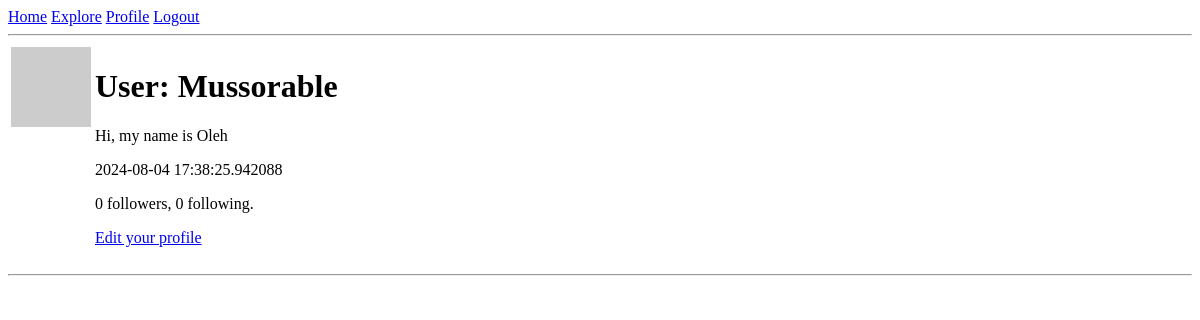
Before: /user/Mussorable (signed in) with the older database file.
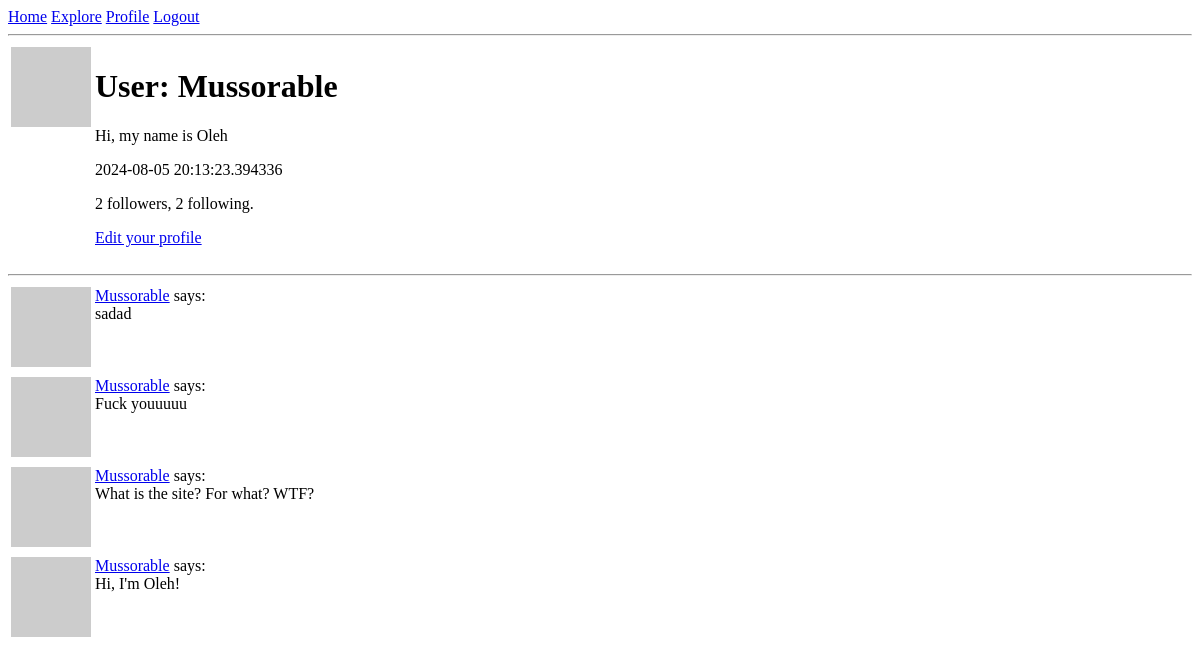
After: the same page with the newer database file.
### app/models.py (models this page shows, shortened)
class User(UserMixin, db.Model):
    id: so.Mapped[int] = so.mapped_column(primary_key=True)
    username: so.Mapped[str] = so.mapped_column(sa.String(64), index=True, unique=True)
    email: so.Mapped[str] = so.mapped_column(sa.String(120), index=True, unique=True)
    password_hash: so.Mapped[Optional[str]] = so.mapped_column(sa.String(256))
    about_me: so.Mapped[Optional[str]] = so.mapped_column(sa.String(140))
    last_seen: so.Mapped[Optional[datetime]] = so.mapped_column(default=lambda: datetime.now(timezone.utc))
    posts: so.WriteOnlyMapped['Post'] = so.relationship(back_populates='author')
    following: so.WriteOnlyMapped['User'] = so.relationship(
        secondary=followers, primaryjoin=(followers.c.follower_id == id),
        secondaryjoin=(followers.c.followed_id == id),
        back_populates='followers')
    followers: so.WriteOnlyMapped['User'] = so.relationship(
        secondary=followers, primaryjoin=(followers.c.followed_id == id),
        secondaryjoin=(followers.c.follower_id == id),
        back_populates='following')
    def avatar(self, size):
        digest = md5(self.email.lower().encode('utf-8')).hexdigest()
        return f'https://www.gravatar.com/avatar/{digest}?d=identicon&s={size}'
    def followers_count(self):
        query = sa.select(sa.func.count()).select_from(
            self.followers.select().subquery())
        return db.session.scalar(query)
    def following_count(self):
        query = sa.select(sa.func.count()).select_from(
            self.following.select().subquery())
        return db.session.scalar(query)

class Post(db.Model):
    id: so.Mapped[int] = so.mapped_column(primary_key=True)
    body: so.Mapped[str] = so.mapped_column(sa.String(140))
    timestamp: so.Mapped[datetime] = so.mapped_column(index=True, default=lambda: datetime.now(timezone.utc))
    user_id: so.Mapped[int] = so.mapped_column(sa.ForeignKey(User.id), index=True)
    author: so.Mapped[User] = so.relationship(back_populates='posts')

### app/routes.py (the view)
@app.route('/user/<username>')
@login_required
def user(username):
    user = db.first_or_404(sa.select(User).where(User.username == username))
    page = request.args.get('page', 1, type=int)
    query = user.posts.select().order_by(Post.timestamp.desc())
    posts = db.paginate(query, page=page, per_page=app.config['POSTS_PER_PAGE'], error_out=False)
    next_url = url_for('user', username=user.username, page=posts.next_num) if posts.has_next else None
    prev_url = url_for('user', username=user.username, page=posts.prev_num) if posts.has_prev else None
    form = EmptyForm()
    return render_template(
        'user.html',
        user=user,
        posts=posts,
        form=form,
        next_url=next_url,
        prev_url=prev_url
    )

### app/models.py (called while the page is built)
@login.user_loader
def load_user(id):
    return db.session.get(User, int(id))

### app/routes.py (called while the page is built)
@app.before_request
def before_request():
    if current_user.is_authenticated:
        current_user.last_seen = datetime.now(timezone.utc)
        db.session.commit()

### app/templates/user.html (shortened to what this page needs)
{% extends 'base.html' %}
{% block content %}
    <table>
        <tr style="vertical-align: top;">
            <td><img src="{{ user.avatar(128) }}" alt=""></td>
            <td>
                <h1>User: {{ user.username }}</h1>
                {% if user.about_me %}<p>{{ user.about_me }}</p>{% endif %}
                {% if user.last_seen %}<p>{{ user.last_seen }}</p>{% endif %}
                <p>{{ user.followers_count() }} followers, {{ user.following_count() }} following.</p>
                {% if user == current_user %}
                    <p><a href="{{ url_for('edit_profile') }}">Edit your profile</a></p>
                {% endif %}
            </td>
        </tr>
    </table>
    <hr>
    {% for post in posts %}
        {% include '_post.html' %}
    {% endfor %}
{% endblock %}

### app/templates/_post.html
<table>
    <tr style="vertical-align: top;">
        <td><img src="{{ post.author.avatar(36) }}" alt=""></td>
        <td>
            <a href="{{ url_for('user', username=post.author.username) }}">{{ post.author.username }}</a> says:<br>{{ post.body }}
        </td>
    </tr>
</table>

Changed rows visible on the page:
changed User "Mussorable": last_seen "2024-08-04 17:38:25.942088" → "2024-08-05 20:13:23.394336"
added Post: author.username "Mussorable", body "sadad"
added Post: author.username "Mussorable", body "Fuck youuuuu"
added Post: author.username "Mussorable", body "What is the site? For what? WTF?"
added Post: author.username "Mussorable", body "Hi, I'm Oleh!"
Other visible differences:
{{ user.followers_count() }}: "0" → "2"
{{ user.following_count() }}: "0" → "2"
